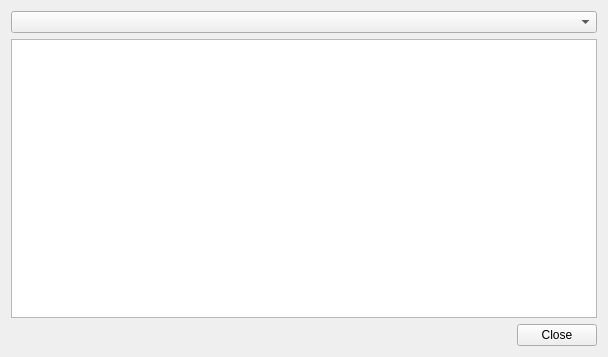
<?xml version="1.0" encoding="UTF-8"?>
<ui version="4.0">
 <class>QueryHistoryForm</class>
 <widget class="QWidget" name="QueryHistoryForm">
  <property name="geometry">
   <rect>
    <x>0</x>
    <y>0</y>
    <width>608</width>
    <height>357</height>
   </rect>
  </property>
  <property name="windowTitle">
   <string>Query history</string>
  </property>
  <property name="windowIcon">
   <iconset resource="icons.qrc">
    <normaloff>:/icons/history.png</normaloff>:/icons/history.png</iconset>
  </property>
  <layout class="QVBoxLayout" name="verticalLayout">
   <item>
    <widget class="QComboBox" name="cmbProjects"/>
   </item>
   <item>
    <widget class="QListView" name="lvHistory">
     <property name="editTriggers">
      <set>QAbstractItemView::NoEditTriggers</set>
     </property>
     <property name="alternatingRowColors">
      <bool>true</bool>
     </property>
    </widget>
   </item>
   <item>
    <layout class="QHBoxLayout" name="horizontalLayout">
     <item>
      <spacer name="horizontalSpacer">
       <property name="orientation">
        <enum>Qt::Horizontal</enum>
       </property>
       <property name="sizeHint" stdset="0">
        <size>
         <width>40</width>
         <height>20</height>
        </size>
       </property>
      </spacer>
     </item>
     <item>
      <widget class="QPushButton" name="btnClose">
       <property name="text">
        <string>Close</string>
       </property>
      </widget>
     </item>
    </layout>
   </item>
  </layout>
 </widget>
 <resources>
  <include location="icons.qrc"/>
 </resources>
 <connections/>
</ui>
